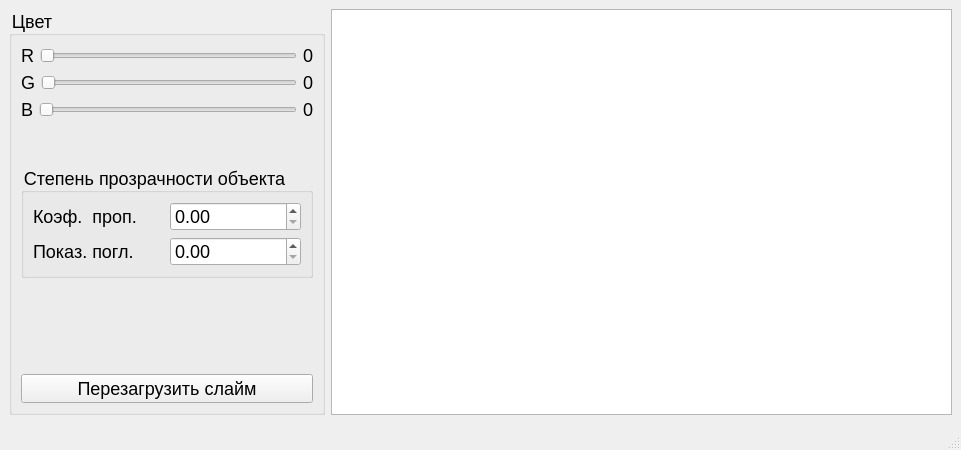
<?xml version="1.0" encoding="UTF-8"?>
<ui version="4.0">
 <class>MainWindow</class>
 <widget class="QMainWindow" name="MainWindow">
  <property name="geometry">
   <rect>
    <x>0</x>
    <y>0</y>
    <width>961</width>
    <height>450</height>
   </rect>
  </property>
  <property name="windowTitle">
   <string>Slime modeler</string>
  </property>
  <property name="styleSheet">
   <string notr="true">QObject
{
	font-size: 18px;
}</string>
  </property>
  <widget class="QWidget" name="centralwidget">
   <layout class="QHBoxLayout" name="horizontalLayout" stretch="1,3">
    <item>
     <layout class="QVBoxLayout" name="verticalLayout">
      <item>
       <widget class="QGroupBox" name="groupBox">
        <property name="title">
         <string>Цвет</string>
        </property>
        <layout class="QVBoxLayout" name="verticalLayout_2">
         <item>
          <layout class="QHBoxLayout" name="horizontalLayout_2">
           <item>
            <widget class="QLabel" name="label">
             <property name="text">
              <string>R</string>
             </property>
            </widget>
           </item>
           <item>
            <widget class="QSlider" name="rHorSlide">
             <property name="sizePolicy">
              <sizepolicy hsizetype="Expanding" vsizetype="Fixed">
               <horstretch>0</horstretch>
               <verstretch>0</verstretch>
              </sizepolicy>
             </property>
             <property name="maximum">
              <number>255</number>
             </property>
             <property name="orientation">
              <enum>Qt::Horizontal</enum>
             </property>
            </widget>
           </item>
           <item>
            <widget class="QLabel" name="rValueLabel">
             <property name="text">
              <string>0</string>
             </property>
            </widget>
           </item>
          </layout>
         </item>
         <item>
          <layout class="QHBoxLayout" name="horizontalLayout_3">
           <item>
            <widget class="QLabel" name="label_2">
             <property name="text">
              <string>G</string>
             </property>
            </widget>
           </item>
           <item>
            <widget class="QSlider" name="gHorSlide">
             <property name="maximum">
              <number>255</number>
             </property>
             <property name="orientation">
              <enum>Qt::Horizontal</enum>
             </property>
            </widget>
           </item>
           <item>
            <widget class="QLabel" name="gValueLabel">
             <property name="text">
              <string>0</string>
             </property>
            </widget>
           </item>
          </layout>
         </item>
         <item>
          <layout class="QHBoxLayout" name="horizontalLayout_4">
           <item>
            <widget class="QLabel" name="label_3">
             <property name="text">
              <string>B</string>
             </property>
            </widget>
           </item>
           <item>
            <widget class="QSlider" name="bHorSlide">
             <property name="maximum">
              <number>255</number>
             </property>
             <property name="orientation">
              <enum>Qt::Horizontal</enum>
             </property>
            </widget>
           </item>
           <item>
            <widget class="QLabel" name="bValueLabel">
             <property name="text">
              <string>0</string>
             </property>
            </widget>
           </item>
          </layout>
         </item>
         <item>
          <spacer name="verticalSpacer">
           <property name="orientation">
            <enum>Qt::Vertical</enum>
           </property>
           <property name="sizeType">
            <enum>QSizePolicy::Minimum</enum>
           </property>
           <property name="sizeHint" stdset="0">
            <size>
             <width>20</width>
             <height>40</height>
            </size>
           </property>
          </spacer>
         </item>
         <item>
          <widget class="QGroupBox" name="groupBox_2">
           <property name="title">
            <string>Степень прозрачности объекта</string>
           </property>
           <layout class="QVBoxLayout" name="verticalLayout_3">
            <item>
             <layout class="QHBoxLayout" name="horizontalLayout_5">
              <item>
               <widget class="QLabel" name="label_4">
                <property name="text">
                 <string>Коэф.  проп.</string>
                </property>
               </widget>
              </item>
              <item>
               <widget class="QDoubleSpinBox" name="ktBox">
                <property name="maximum">
                 <double>1.000000000000000</double>
                </property>
                <property name="singleStep">
                 <double>0.100000000000000</double>
                </property>
               </widget>
              </item>
             </layout>
            </item>
            <item>
             <layout class="QHBoxLayout" name="horizontalLayout_8">
              <item>
               <widget class="QLabel" name="label_5">
                <property name="text">
                 <string>Показ. погл.</string>
                </property>
               </widget>
              </item>
              <item>
               <widget class="QDoubleSpinBox" name="klBox">
                <property name="maximum">
                 <double>1.000000000000000</double>
                </property>
                <property name="singleStep">
                 <double>0.100000000000000</double>
                </property>
               </widget>
              </item>
             </layout>
            </item>
           </layout>
          </widget>
         </item>
         <item>
          <spacer name="verticalSpacer_3">
           <property name="orientation">
            <enum>Qt::Vertical</enum>
           </property>
           <property name="sizeHint" stdset="0">
            <size>
             <width>20</width>
             <height>40</height>
            </size>
           </property>
          </spacer>
         </item>
         <item>
          <widget class="QPushButton" name="resetButton">
           <property name="text">
            <string>Перезагрузить слайм</string>
           </property>
          </widget>
         </item>
        </layout>
       </widget>
      </item>
     </layout>
    </item>
    <item>
     <widget class="QGraphicsView" name="graphicsView"/>
    </item>
   </layout>
  </widget>
  <widget class="QMenuBar" name="menubar">
   <property name="geometry">
    <rect>
     <x>0</x>
     <y>0</y>
     <width>961</width>
     <height>31</height>
    </rect>
   </property>
  </widget>
  <widget class="QStatusBar" name="statusbar"/>
 </widget>
 <resources/>
 <connections/>
</ui>
